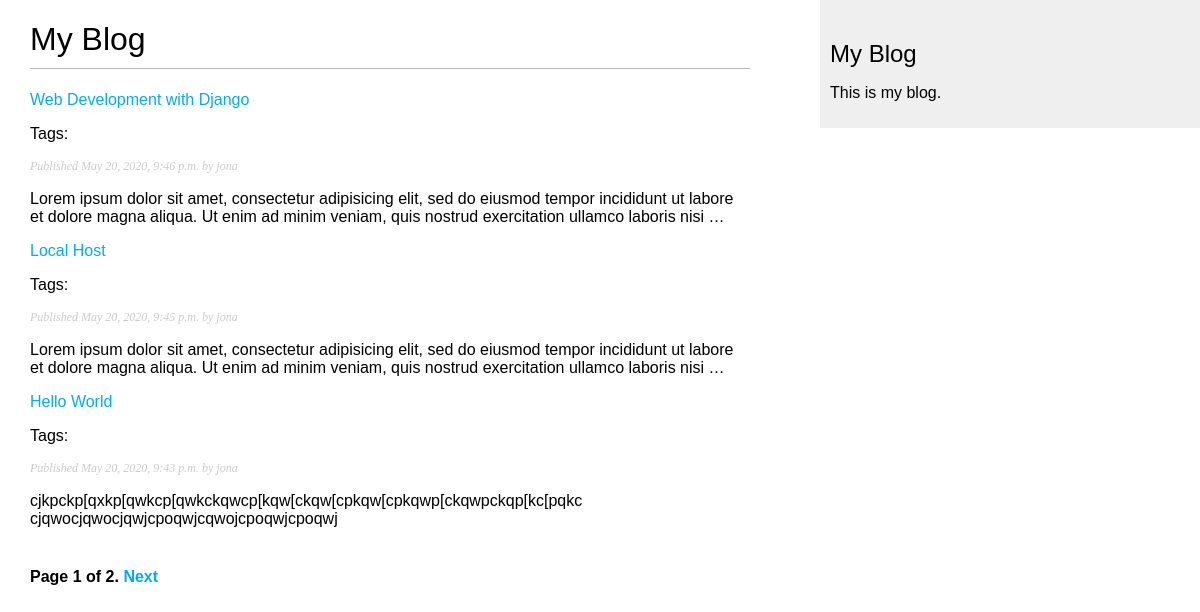
The page / on the database its author committed.
### blog/models.py (models this page shows, shortened)
class Post(models.Model):
    tags=TaggableManager()
    STATUS_CHOICES=(
        ('draft','Draft'),
        ('published','Published'),
    )
    title=models.CharField(max_length=250)
    slug=models.SlugField(max_length=250,unique_for_date='publish')
    author=models.ForeignKey(User,on_delete=models.CASCADE,related_name='blog_posts')
    body=models.TextField()
    publish=models.DateTimeField(default=timezone.now)
    created=models.DateTimeField(auto_now_add=True)
    updated=models.DateTimeField(auto_now=True)
    status=models.CharField(max_length=10,choices=STATUS_CHOICES,default='draft')
    class Meta: #metadata to sort posts in ascending order
        ordering=('-publish',)

### blog/views.py (the view)
# urls.py: path('',views.post_list,name='post_list'),
def post_list(request,tag_slug=None):
    object_list=Post.objects.all() #all objects
    paginator=Paginator(object_list,3) #3 posts per page
    tag=None
    if tag_slug:
        tag=get_object_or_404(Tag,slug=tag_slug)
        object_list=object_list.filter(tags__in=[tag])
    page=request.GET.get('page')
    try:
        posts=paginator.page(page)
    except PageNotAnInteger:
        posts=paginator.page(1)
    except EmptyPage:
        posts=paginator.page(paginator.num_pages)
    return render(request,'blog/post_list.html',{'page':page,'posts':posts,'tag':tag})

### blog/templates/blog/post_list.html (shortened to what this page needs)
{% extends 'blog/base.html'%}
{%load static%}
{% block content%}
    <h1>My Blog</h1>
    {% for post in posts%}
        <a href="{{post.id}}">
            {{post.title}}
        </a>
        <p class="tags">
            Tags:
            </p>
        <p class="date">
          Published {{post.publish}} by {{post.author}}
        </p>
        {{post.body|truncatewords:30|linebreaks}}
    {% endfor%}
    {% include "blog/pagination.html" with page=posts %}
{% endblock content%}

### blog/static/blog/blog.css (style rules this page uses)
body { margin:0; padding:0; font-family:helvetica, sans-serif; }
a { color:#00abff; text-decoration:none; }
h1 { font-weight:normal; border-bottom:1px solid #bbb; padding:0 0 10px 0; }
p.date { color:#ccc; font-family: georgia, serif; font-size: 12px; font-style: italic; }

### rows shown on the page
Post: title "Web Development with Django", publish "May 20, 2020, 9:46 p.m.", author "jona", body "Lorem ipsum dolor sit amet, consectetur adipisicing elit, sed do eiusmod tempor incididunt ut labore et dolore magna aliqua. Ut enim ad minim veniam, quis nostrud exercitation ullamco laboris nisi …"
Post: title "Local Host", publish "May 20, 2020, 9:45 p.m.", author "jona", body "Lorem ipsum dolor sit amet, consectetur adipisicing elit, sed do eiusmod tempor incididunt ut labore et dolore magna aliqua. Ut enim ad minim veniam, quis nostrud exercitation ullamco laboris nisi …"
Post: title "Hello World", publish "May 20, 2020, 9:43 p.m.", author "jona", body "cjkpckp[qxkp[qwkcp[qwkckqwcp[kqw[ckqw[cpkqw[cpkqwp[ckqwpckqp[kc[pqkc cjqwocjqwocjqwjcpoqwjcqwojcpoqwjcpoqwj"

### other values the page prints
{{ page.number }} "1"
{{ page.paginator.num_pages }} "2"
